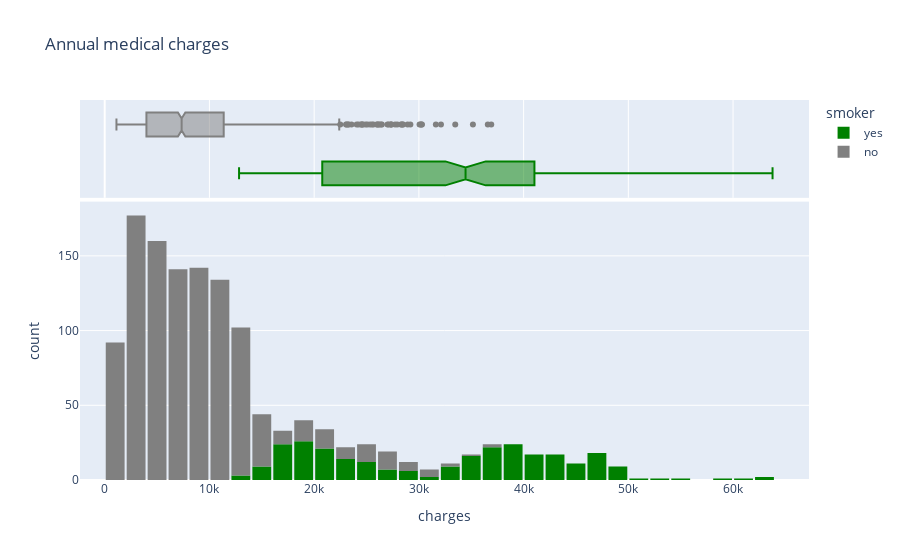

This figure's notebook cell:
### Markdown cell above
### CHARGES

### Code cell
fig = px.histogram(med_df,x='charges',marginal='box', title = 'Annual medical charges', color = 'smoker', color_discrete_sequence=['green','grey'])
fig.update_layout(bargap = 0.1)
fig.show()

### Figure 1 — Plotly figure (JSON) as saved in the notebook; plotly's stock layout.template omitted (floating-point values rounded to 4 significant figures; data arrays with more than 128 entries replaced by an {"elided": "..."} marker saying what was removed)
{"data": [{"bingroup": "x", "hovertemplate": "smoker=yes<br>charges=%{x}<br>count=%{y}<extra></extra>", "legendgroup": "yes", "marker": {"color": "green", "pattern": {"shape": ""}}, "name": "yes", "orientation": "v", "showlegend": true, "type": "histogram", "x": {"elided": "274 float values"}, "xaxis": "x", "yaxis": "y"}, {"hovertemplate": "smoker=yes<br>charges=%{x}<extra></extra>", "legendgroup": "yes", "marker": {"color": "green"}, "name": "yes", "notched": true, "showlegend": false, "type": "box", "x": {"elided": "274 float values"}, "xaxis": "x2", "yaxis": "y2"}, {"bingroup": "x", "hovertemplate": "smoker=no<br>charges=%{x}<br>count=%{y}<extra></extra>", "legendgroup": "no", "marker": {"color": "grey", "pattern": {"shape": ""}}, "name": "no", "orientation": "v", "showlegend": true, "type": "histogram", "x": {"elided": "1064 float values"}, "xaxis": "x", "yaxis": "y"}, {"hovertemplate": "smoker=no<br>charges=%{x}<extra></extra>", "legendgroup": "no", "marker": {"color": "grey"}, "name": "no", "notched": true, "showlegend": false, "type": "box", "x": {"elided": "1064 float values"}, "xaxis": "x2", "yaxis": "y2"}], "layout": {"bargap": 0.1, "barmode": "relative", "legend": {"title": {"text": "smoker"}, "tracegroupgap": 0}, "title": {"text": "Annual medical charges"}, "xaxis": {"anchor": "y", "domain": [0, 1], "title": {"text": "charges"}}, "xaxis2": {"anchor": "y2", "domain": [0, 1], "matches": "x", "showgrid": true, "showticklabels": false}, "yaxis": {"anchor": "x", "domain": [0, 0.7326], "title": {"text": "count"}}, "yaxis2": {"anchor": "x2", "domain": [0.7426, 1], "matches": "y2", "showgrid": false, "showline": false, "showticklabels": false, "ticks": ""}}}
